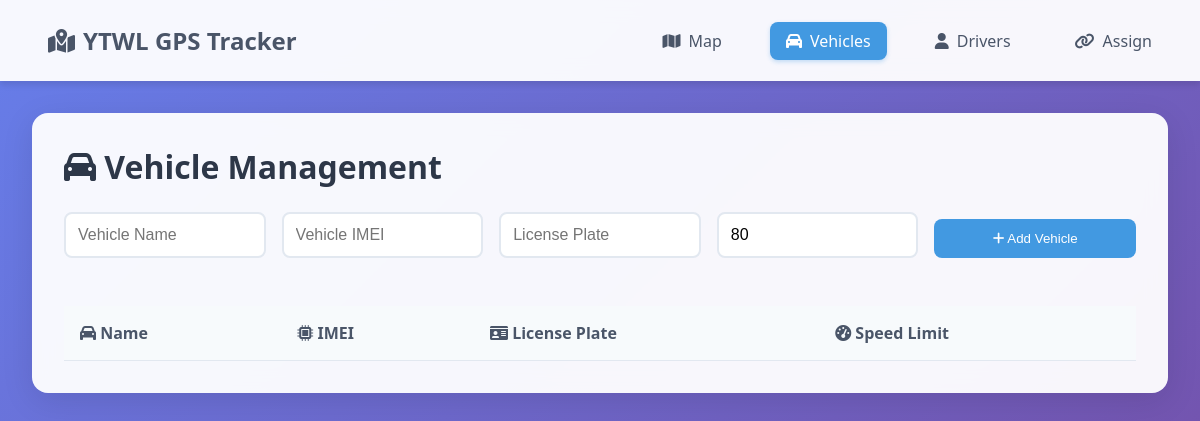
Page /vehicles on the earlier database version.
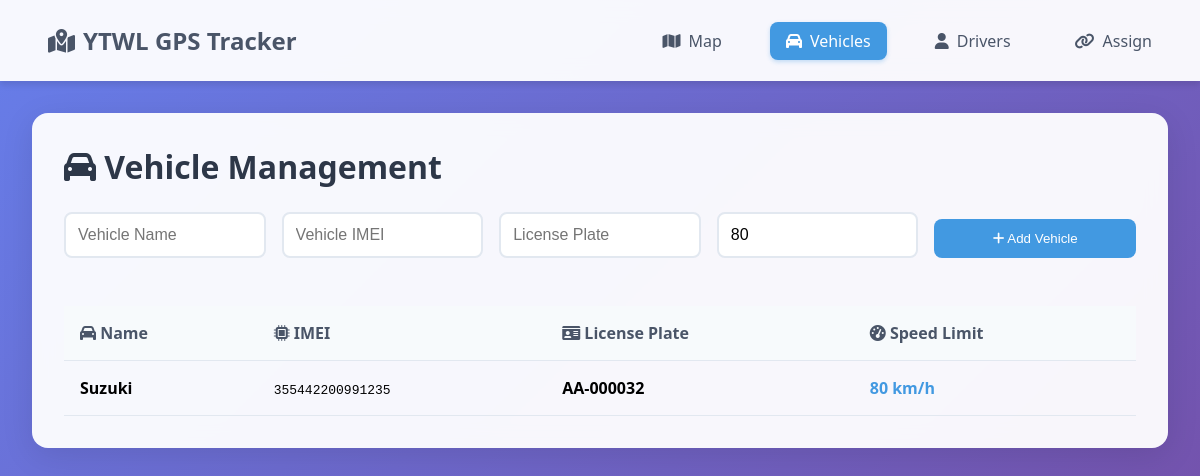
Same page on the later database version.
### tables this page shows
CREATE TABLE vehicles (
        name TEXT,
        imei TEXT PRIMARY KEY,
        plate TEXT,
        speed_limit INTEGER DEFAULT 80
    );

### app.py (the view, shortened to what this page needs)
@app.route("/vehicles", methods=["GET", "POST"])
def vehicles():
    return render_template(
        "vehicles.html",
        vehicles=list_vehicles()
    )

### db.py (called while the page is built)
def get_db():
    db = sqlite3.connect(DB_NAME, check_same_thread=False)
    db.execute("PRAGMA journal_mode=WAL;")
    return db

def list_vehicles():
    db = get_db()
    c = db.cursor()
    c.execute("SELECT name, imei, plate, speed_limit FROM vehicles")
    rows = c.fetchall()
    db.close()
    return rows

### templates/vehicles.html (shortened to what this page needs)
{% extends "base.html" %}
{% block content %}
<div class="card">
    <h2><i class="fas fa-car"></i> Vehicle Management</h2>
    <form method="post" style="display: grid; grid-template-columns: repeat(auto-fit, minmax(200px, 1fr)); gap: 1rem; margin-bottom: 2rem;">
        <input name="name" placeholder="Vehicle Name" required>
        <input name="imei" placeholder="Vehicle IMEI" required>
        <input name="plate" placeholder="License Plate">
        <input name="speed_limit" placeholder="Speed Limit (km/h)" value="80" type="number">
        <button type="submit" class="btn" style="align-self: end;">
            <i class="fas fa-plus"></i> Add Vehicle
        </button>
    </form>
    <div style="overflow-x: auto;">
        <table>
            <thead>
                <tr>
                    <th><i class="fas fa-car"></i> Name</th>
                    <th><i class="fas fa-microchip"></i> IMEI</th>
                    <th><i class="fas fa-id-card"></i> License Plate</th>
                    <th><i class="fas fa-tachometer-alt"></i> Speed Limit</th>
                </tr>
            </thead>
            <tbody>
                {% for v in vehicles %}
                <tr>
                    <td><strong>{{v[0]}}</strong></td>
                    <td><code>{{v[1]}}</code></td>
                    <td><strong>{{v[2]}}</strong></td>
                    <td><span style="color: #4299e1; font-weight: 600;">{{v[3]}} km/h</span></td>
                </tr>
                {% endfor %}
            </tbody>
        </table>
    </div>
</div>
{% endblock %}

Differences in the rows shown:
added vehicles: name "Suzuki", imei "355442200991235", plate "AA-000032", speed_limit "80"
